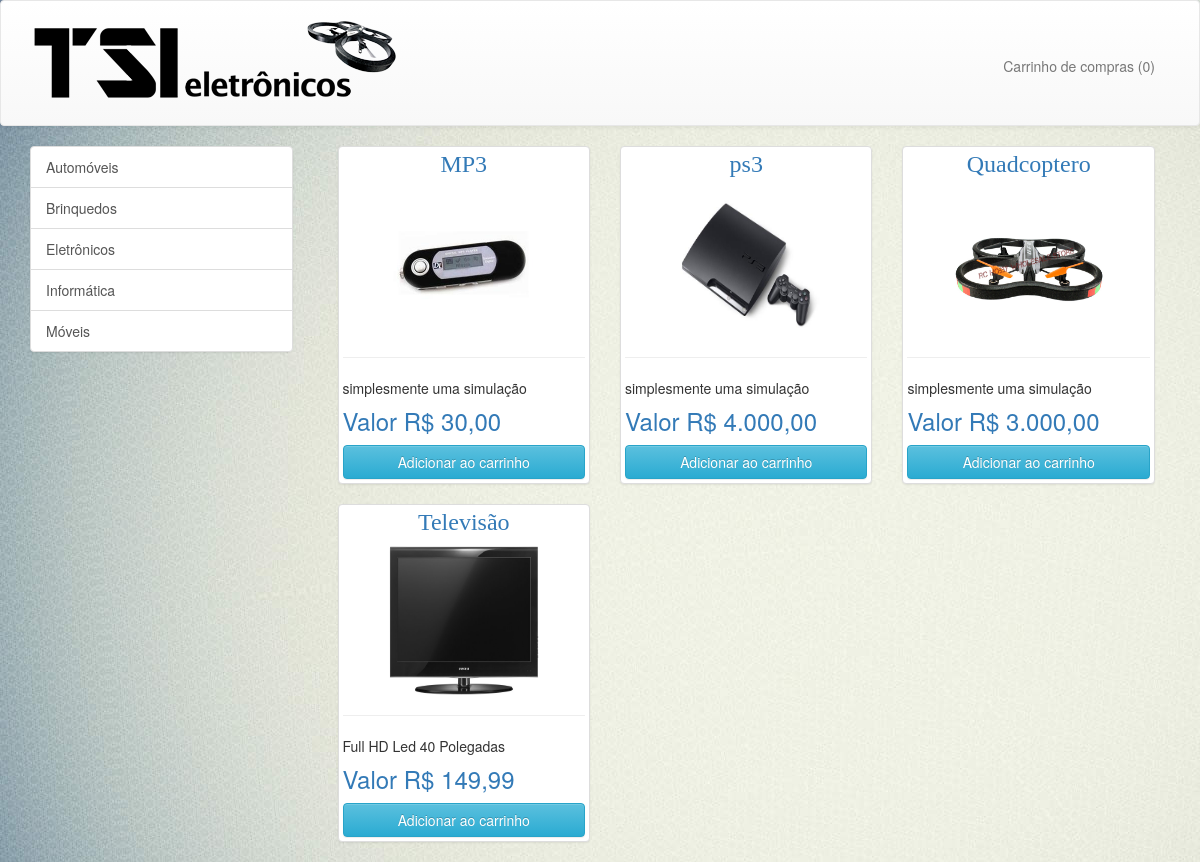
Page /index.php/index.php?acao=categoria&id=4 on the earlier database version.
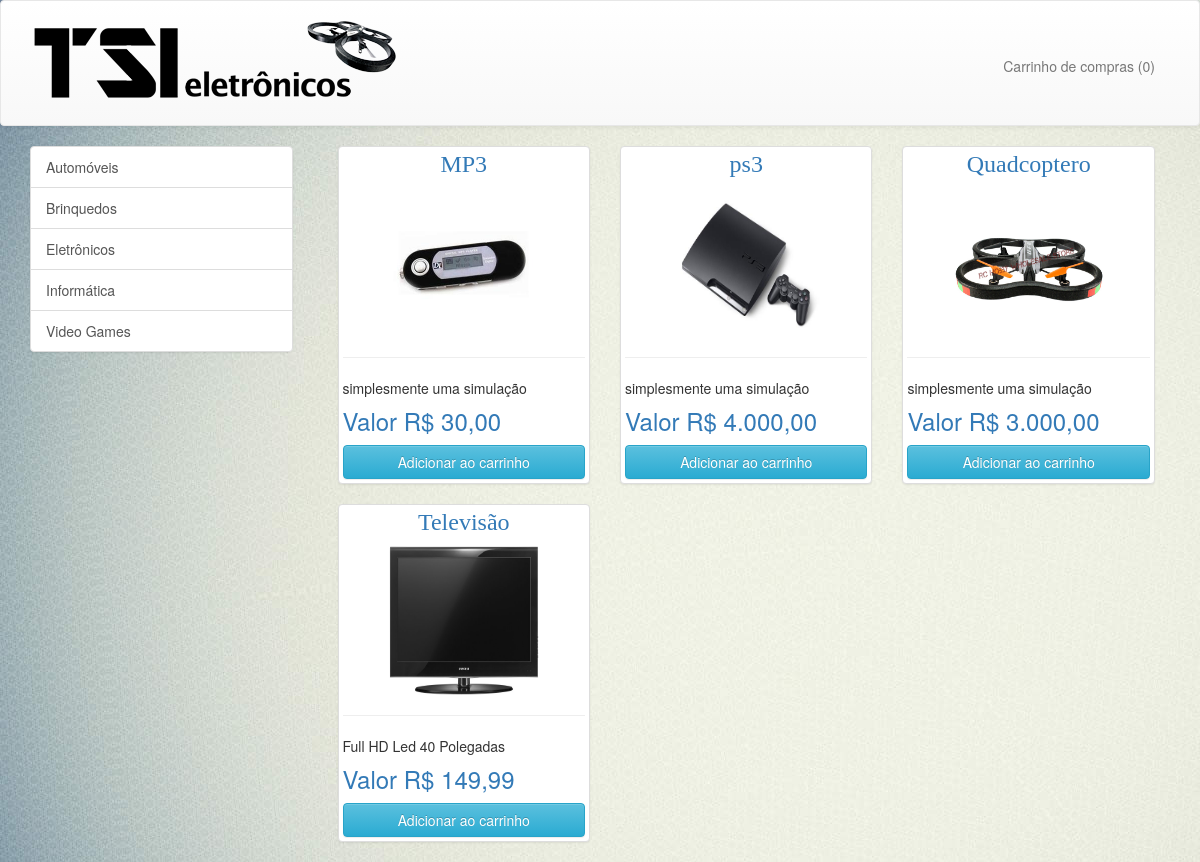
Same page on the later database version.
### tables this page shows
CREATE TABLE `departamentos` (
  `id` int(11) NOT NULL AUTO_INCREMENT,
  `nome` varchar(50) NOT NULL,
  PRIMARY KEY (`id`)
);

### lib/controller_site.php (called while the page is built, shortened)
<?php
function chamadas($id)
{
  if($id)
  {
    $consulta = "SELECT p.id, p.nome as nome_produto, p.detalhes, p.preco, p.id_departamento, d.nome as nome_departamento, i.foto
                   FROM produtos p
                   LEFT JOIN imagens i ON  p.id = i.id_produto
                   JOIN departamentos d ON d.id = p.id_departamento
                   WHERE p.id_departamento = '$id'
                   ORDER BY p.nome";
  } else {
    $consulta = "SELECT p.id, p.nome as nome_produto, p.detalhes, p.preco, p.id_departamento, d.nome as nome_departamento, i.foto
                   FROM produtos p
                   LEFT JOIN imagens i ON  p.id = i.id_produto
                   JOIN departamentos d ON d.id = p.id_departamento
                   ORDER BY p.nome";
  }
    consultar($consulta);
    $registros = array();
    while ($registro = proximo_registro()) {
      array_push($registros, $registro);
    }
    return $registros;
}
function departamentos()
{
    $consulta = "SELECT * FROM departamentos ORDER BY nome";
    consultar($consulta);
    $registros = array();
    while ($registro = proximo_registro()) {
        array_push($registros, $registro);
    }
    return $registros;
}
?>

### lib/database.php (called while the page is built, shortened)
<?php
	$result = null;
	$conn = mysql_connect(HOST, USER, PASSWORD);
	function consultar($sql)
	{
		global $conn, $result;
		$result = mysql_query($sql,$conn);
	}
	function proximo_registro()
	{
		global $result;
		return mysql_fetch_assoc($result);
	}

### sections/loja.php (the view, shortened to what this page needs)
<?php require_once("layout/menu_categoria.php") ?>
<div class="col-md-9">
    <?php foreach ($chamadas as $chamada) { ?>
        <div class="col-sm-4">
            <div id="produto" class="thumbnail">
                <?php
                $caminhoFoto = $chamada['foto'];
                if ($caminhoFoto) {
                    $img_produto = URL_BASE . "assets/img/" . $caminhoFoto;
                } else {
                    $img_produto = URL_BASE . "assets/img/default.jpeg";
                }
                ?>
                <a class="alinhamento" href=""><h3><?php echo $chamada['nome_produto'] ?></h3></a>
                <a href="">
                  <img class="imagem mostrar" src="<?= $img_produto ?>" width="150" height="150">
                </a>
                <hr>
                <p><?= substr($chamada['detalhes'], 0, 30) ?></p>
                <a href=""><strong><h3>Valor R$ <?php echo number_format($chamada['preco'], 2, ',', '.') ?></h3></strong></a>
                <button type="button" class="btn btn-info btn-block botaoComprar" id="<?php echo $chamada['id'] ?>">Adicionar ao carrinho</button>
            </div>
        </div>
    <?php }  ?>
</div>

### layout/menu_categoria.php
<div class="col-md-3">
  <div class="list-group">
      <?php foreach ($deptos as $depto) { ?>
          <a href="<?= URL_BASE ?>index.php?acao=categoria&id=<?= $depto['id'] ?>" class="list-group-item"><?= $depto['nome'] ?></a>
      <?php }  ?>
  </div>
</div>

Differences in the rows shown:
changed departamentos: nome "Móveis" → "Video Games"
